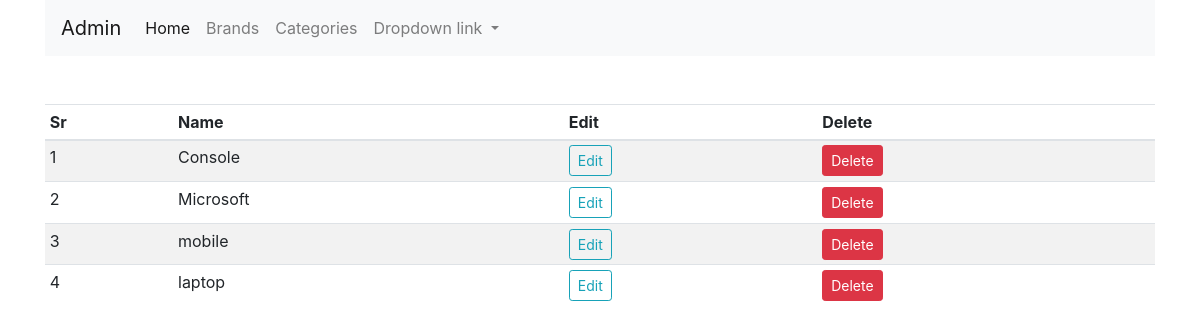
/category (signed in), run on an earlier commit of the app's database.
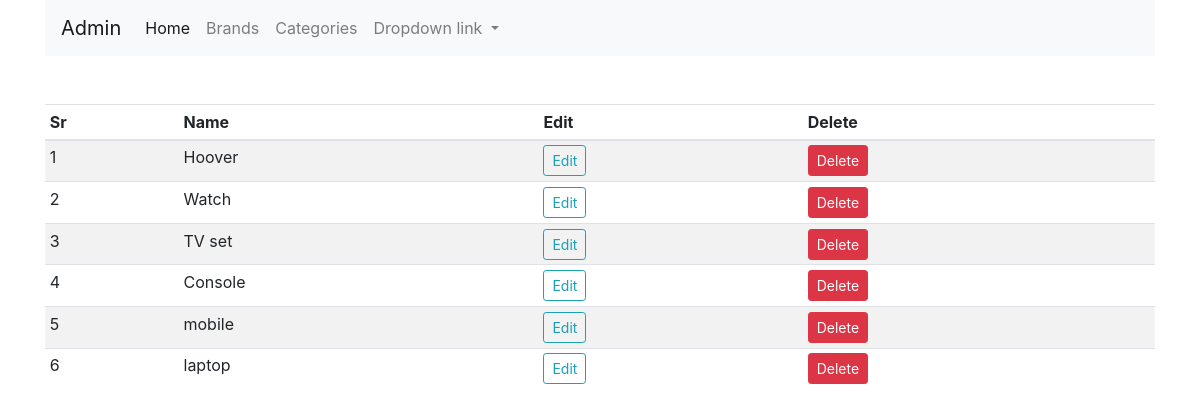
And on a later commit of the database.
### shop/products/models.py (models this page shows, shortened)
class Category(db.Model):
    id = db.Column(db.Integer, primary_key=True)
    name = db.Column(db.String(30), unique=True, nullable=False)

### shop/admin/routes.py (the view)
@app.route('/category')
def category():
    if 'email' not in session:
        flash('Please login first', 'danger')
        return redirect(url_for('login'))
    categories = Category.query.order_by(Category.id.desc()).all()
    return render_template('admin/brand.html', title='Category page', categories=categories)

### shop/templates/admin/brand.html (shortened to what this page needs)
{% extends 'layout.html' %}
{% block content %}
<div class="container">
<nav class="navbar navbar-expand-lg navbar-light bg-light">
  <a class="navbar-brand" href="/admin">Admin</a>
  <div class="collapse navbar-collapse" id="navbarNavDropdown">
    <ul class="navbar-nav">
      <li class="nav-item active">
        <a class="nav-link" href="/admin">Home <span class="sr-only">(current)</span></a>
      </li>
      <li class="nav-item">
        <a class="nav-link" href="/brands">Brands</a>
      </li>
      <li class="nav-item">
        <a class="nav-link" href="/category">Categories</a>
      </li>
      <li class="nav-item dropdown">
        <a class="nav-link dropdown-toggle" href="#" id="navbarDropdownMenuLink" role="button" data-toggle="dropdown" aria-haspopup="true" aria-expanded="false">
          Dropdown link
        </a>
      </li>
    </ul>
  </div>
</nav>
</div>
<div class="container mt-5">
    <table class="table table-sm table-condensed table-striped">
        <thead>
            <th>Sr</th>
            <th>Name</th>
            <th>Edit</th>
            <th>Delete</th>
        </thead>
        <tbody>
            {% if brands %}
            {% for brand in brands %}
            <tr>
                <td>{{loop.index}}</td>
                <td>{{brand.name}}</td>
                <td><a href="{{url_for('updatebrand', id=brand.id)}}" class="btn btn-sm btn-info">Edit</a></td>
 <td><button type="button" class="btn btn-danger btn-sm" data-toggle="modal" data-target="#exampleModal-{{brand.id}}">
              Delete
            </button></td>
          </tr>
<div class="modal fade" id="exampleModal-{{brand.id}}" tabindex="-1" role="dialog" aria-labelledby="exampleModalLabel" aria-hidden="true">
  <div class="modal-dialog" role="document">
    <div class="modal-content">
      <div class="modal-header">
        <h5 class="modal-title" id="exampleModalLabel">{{ brand.name }}</h5>
        <button type="button" class="close" data-dismiss="modal" aria-label="Close">
          <span aria-hidden="true">&times;</span>
        </button>
      </div>
      <div class="modal-body">
        <p class="text-danger">Are you Sure that you want to delete this brand ({{ brand.name }}) </p>
       </div>
       <div class="modal-footer">
        <button type="button" class="btn btn-secondary" data-dismiss="modal">Cancel</button>
        <form action="{{url_for('deletebrand',id=brand.id)}}" method="post">
          <button type="submit" class="btn btn-danger">Delete</button>
        </form>
      </div>
    </div>
  </div>
</div>
            {% endfor %}
            {% else %}
            {% for category in categories %}
            <tr>
                <td>{{loop.index}}</td>
                <td>{{category.name}}</td>
                <td><a href="{{url_for('updatecat', id=category.id)}}" class="btn btn-sm btn-outline-info">Edit</a></td>
            <td><button type="button" class="btn btn-danger btn-sm" data-toggle="modal" data-target="#exampleModal-{{category.id}}">
              Delete</button></td>
            </tr>
            {% endfor %}
            {% endif %}
        </tbody>
    </table>
</div>
{% endblock content %}

What changed in the data, as far as the page shows it:
removed Category: name "Microsoft"
added Category: name "Hoover"
added Category: name "Watch"
added Category: name "TV set"
